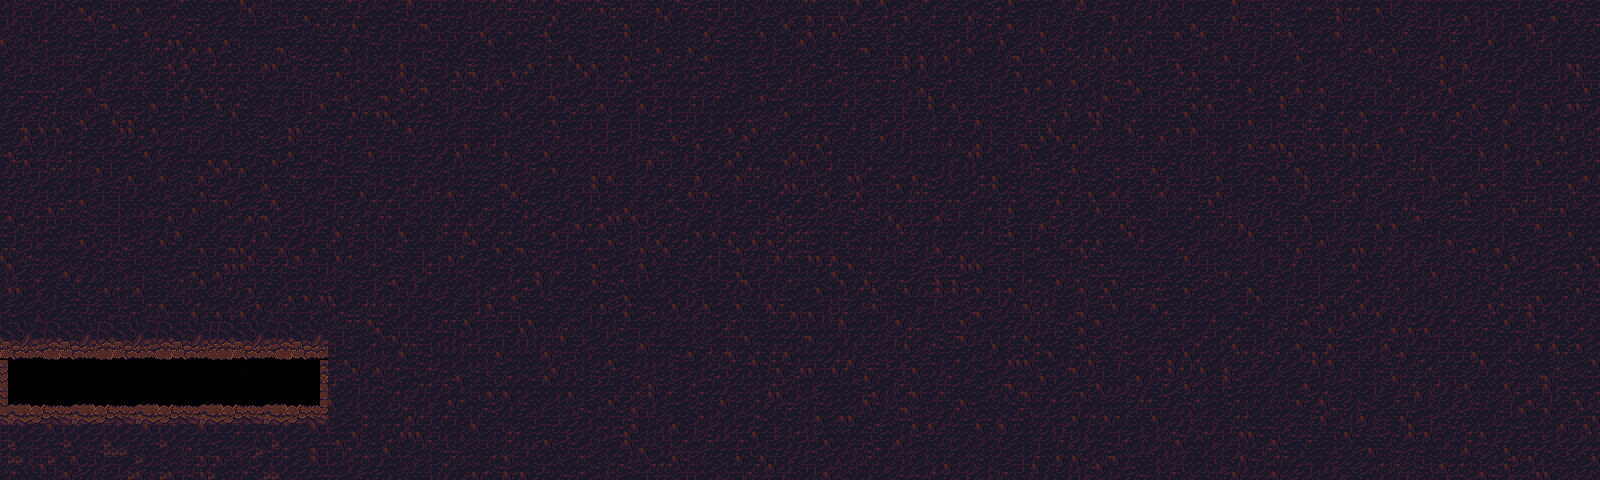

Rendered tile map (Tiled .tmx) drawn with the repository's tilesets; below, a short description and the map source with its tile grids summarised:
An orthogonal 200x60 tile map with 8x8 px tiles, 7 tile layers (background, caves_deco, background_bush, free_ga, ...), 4 tilesets and 3 objects (2x passage, player_start).

<map version="1.0" orientation="orthogonal" width="200" height="60" tilewidth="8" tileheight="8">
 <properties>
  <property name="music_track" value="Space_Adventure.mp3" />
 </properties>
 <tileset firstgid="1" name="Tileset1_8x8" tilewidth="8" tileheight="8">
  <image source="Tileset1_8x8.png" width="256" height="424" />
 </tileset>
 <tileset firstgid="1697" name="Tileset2_8x8" tilewidth="8" tileheight="8">
  <image source="Tileset2_8x8.png" width="256" height="256" />
 </tileset>
 <tileset firstgid="2721" name="SpaceBGC" tilewidth="8" tileheight="8">
  <image source="SpaceBGC.png" width="160" height="160" />
 </tileset>
 <tileset firstgid="3121" name="rLJjmOe" tilewidth="8" tileheight="8">
  <image source="rLJjmOe.png" width="896" height="480" />
 </tileset>
 <layer name="background" width="200" height="60">
  <data>[12000 cells, 1 non-empty, 1 distinct tile ids]</data>
 </layer>
 <layer name="caves_deco" width="200" height="60">
  <data>[12000 cells, 11672 non-empty, 18 distinct tile ids]</data>
 </layer>
 <layer name="background_bush" width="200" height="60">
  <data>[12000 cells, 0 non-empty, 0 distinct tile ids]</data>
 </layer>
 <layer name="free_ga" width="200" height="60">
  <data>[12000 cells, 39 non-empty, 8 distinct tile ids]</data>
 </layer>
 <layer name="walls" width="200" height="60">
  <data>[12000 cells, 586 non-empty, 107 distinct tile ids]</data>
 </layer>
 <layer name="foreground" width="200" height="60">
  <data>[12000 cells, 0 non-empty, 0 distinct tile ids]</data>
 </layer>
 <objectgroup name="objects" width="200" height="60">
  <object name="passage" x="12" y="381" width="4" height="19">
   <properties>
    <property name="to_passage" value="c1_hall1" />
    <property name="to_scene" value="c.tmx" />
   </properties>
  </object>
  <object name="player_start" x="112" y="371" width="12" height="25" />
  <object name="passage" x="306" y="367" width="8" height="33">
   <properties>
    <property name="to_passage" value="hall1_f1" />
    <property name="to_scene" value="f.tmx" />
   </properties>
  </object>
 </objectgroup>
 <layer name="water" width="200" height="60">
  <data>[12000 cells, 0 non-empty, 0 distinct tile ids]</data>
 </layer>
</map>
